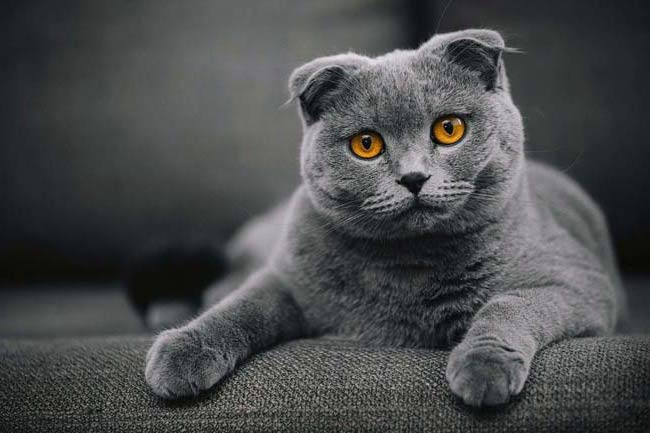
#> input picture 3_ Object_Detection_with_OpenCV/5_template_matching/cat.jpg, 650 x 433 px
$ python 'Şablon Eşleme.py'
#> lines starting #> are read from the running program, lines starting #| are printed output that depends on the picture
# Template Matching

# Şablon eşleştirme, bir şablon görüntünün konumunu daha büyük bir
# görüntüde aramak ve bulmak için bir yöntemdir.

# Şablon görüntüsünü giriş görüntüsünün üzerine kaydırır ve şablon görüntüsünün
# altındaki giriş görüntüsünün şablonu ve yamayı karşılaştırır.

import cv2
import matplotlib.pyplot as plt

img = cv2.imread("cat.jpg", 0)
#> img: shape (433, 650); min 0, max 232, mean 74.7
print(img.shape)
#| (433, 650)

template = cv2.imread("cat_face.jpg", 0)
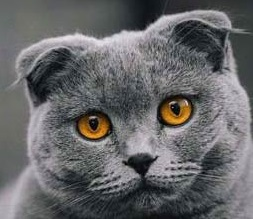
#> input picture 3_ Object_Detection_with_OpenCV/5_template_matching/cat_face.jpg, 253 x 219 px
#> template: shape (219, 253); min 0, max 232, mean 102.7
print("template.shape:", template.shape)
#| template.shape: (219, 253)

h, w = template.shape
#> h = 219; w = 253

# Gerekli metodları tanımlıyoruz (İki resim arasındaki korelasyonu inceler.)
methods = ["cv2.TM_CCOEFF", "cv2.TM_CCOEFF_NORMED", "cv2.TM_CCORR",
           "cv2.TM_CCORR_NORMED", "cv2.TM_SQDIFF", "cv2.TM_SQDIFF_NORMED"]

for meth in methods:

    method = eval(meth)  # "cv2.TM_CCOEFF" -> cv2.TM_CCOEFF

    # cv2.matchTemplate(image, templ(template), method)
    res = cv2.matchTemplate(img, template, method)
    # Yöntem çıktılarının boyutu aynı olmak zorunda!
    print(meth, res.shape)

    # Değer ve koordinatları alma işlemi
    min_val, max_val, min_loc, max_loc = cv2.minMaxLoc(res)

    if method in [cv2.TM_SQDIFF, cv2.TM_SQDIFF_NORMED]:
        top_left = min_loc
    else:
        top_left = max_loc

    bottom_right = (top_left[0] + w, top_left[1] + h)

    cv2.rectangle(img, top_left, bottom_right, 255, 2)

    plt.figure()

    plt.subplot(121)
    plt.imshow(res, cmap="gray")
    plt.title("Eşleşen Sonuç")
    plt.axis("off")

    plt.subplot(122)
    plt.imshow(img, cmap="gray")
    plt.title("Tespit Edilen Sonuç")
    plt.axis("off")

    plt.suptitle(meth.lstrip("cv2."))
    plt.show()
#> this loop made 6 passes
#> (min_val, max_val, min_loc, max_loc) on passes 1 to 6: (-23226422, 111217472, (201, 161), (273, 19)), (-0.189, 0.837, (0, 128), (273, 19)), (305847328, 713471424, (0, 121), (273, 19)), (0.752, 0.972, (397, 11), (273, 19)), (43358080, 312288896, (273, 19), (0, 128)), (0.0591, 0.782, (273, 19), (0, 124))
#> pass 1, `res = cv2.matchTemplate(img, template, method)`:
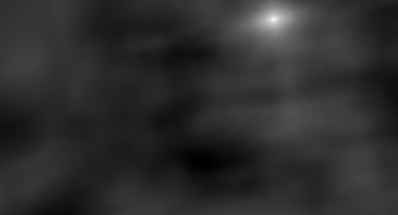
#> res: shape (215, 398) float32; min -23226422, max 111217472, mean 843652.8; drawn with min black and max white
#> pass 1, `plt.show()`:
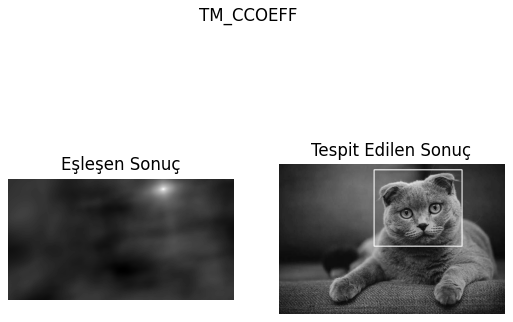
#> figure drawn by matplotlib, 2 panels
#> pass 3, `res = cv2.matchTemplate(img, template, method)`:
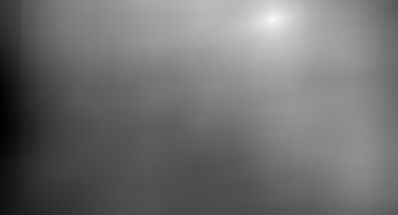
#> res: shape (215, 398) float32; min 305847328, max 713471424, mean 485288512; drawn with min black and max white
#> after the loop:
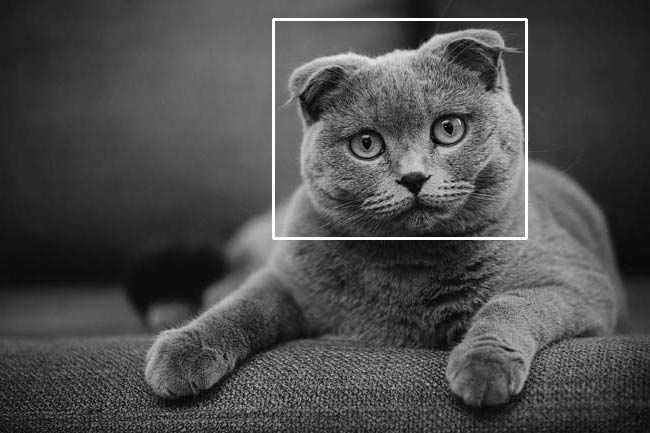
#> img: shape (433, 650); min 0, max 255, mean 76.4
#> after the loop:
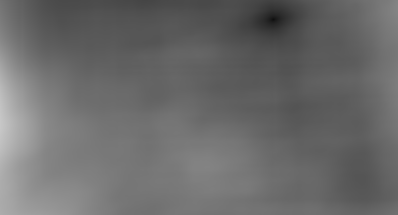
#> res: shape (215, 398) float32; min 0.0591, max 0.782, mean 0.42
